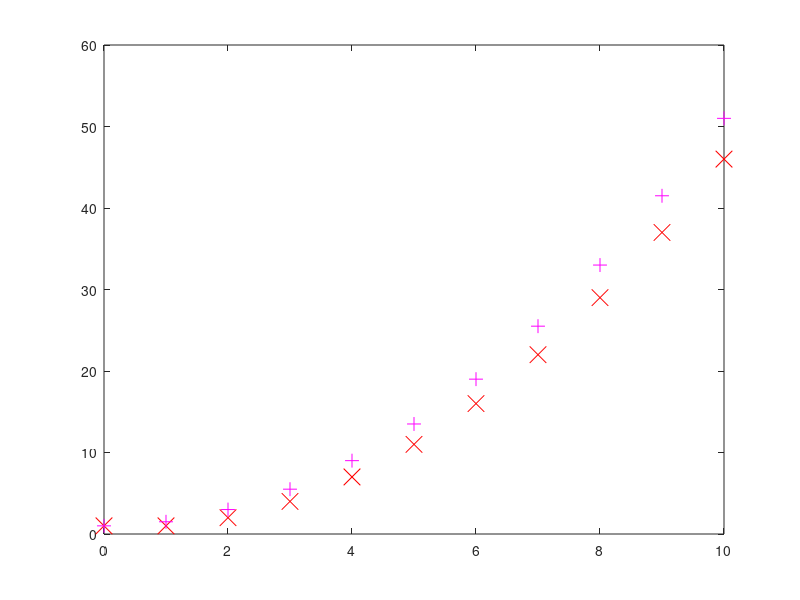

Recreate this plot in MATLAB. (Note: this script raises an error after producing the figure.)
fxy='x'
f=inline(fxy,'x','y');
x=[0:0.1:10];
y0=1;
figure(1)
hold off
%step size
h=1.0;
% Euler's method, forward finite difference
xt=[0:h:10];
N=length(xt);
yt=zeros(N,1);
yt(1)=y0;
for n=2:N
    yt(n)=yt(n-1)+h*f(xt(n-1),0);
end
a=plot(xt,yt,'xr');
set(a,'MarkerSize',12)
% 2nd orded Runge Kutta
yrk=yt;
for n=2:N
    k1=h*f(xt(n-1),yrk(n-1));
    k2=h*f(xt(n),yrk(n-1)+k1);
    yrk(n)=yrk(n-1)+0.5*(k1+k2);
end
hold on
a=plot(xt,yrk,'+m');
set(a,'MarkerSize',10);
% Matlab ode45
[xml,yml]=ode45(f,[x(1) xt(end)],y0);
a=plot(xml,yml,'b');
set(a,'MarkerSize',20);
a=title(['dy/dx = ' fxy ', y_0 = ' num2str(y0)])
set(a,'FontSize',16);
b=legend(['Euler, h=' num2str(h)],'Runge-Kutta','ODE45');
set(b,'FontSize',14);
